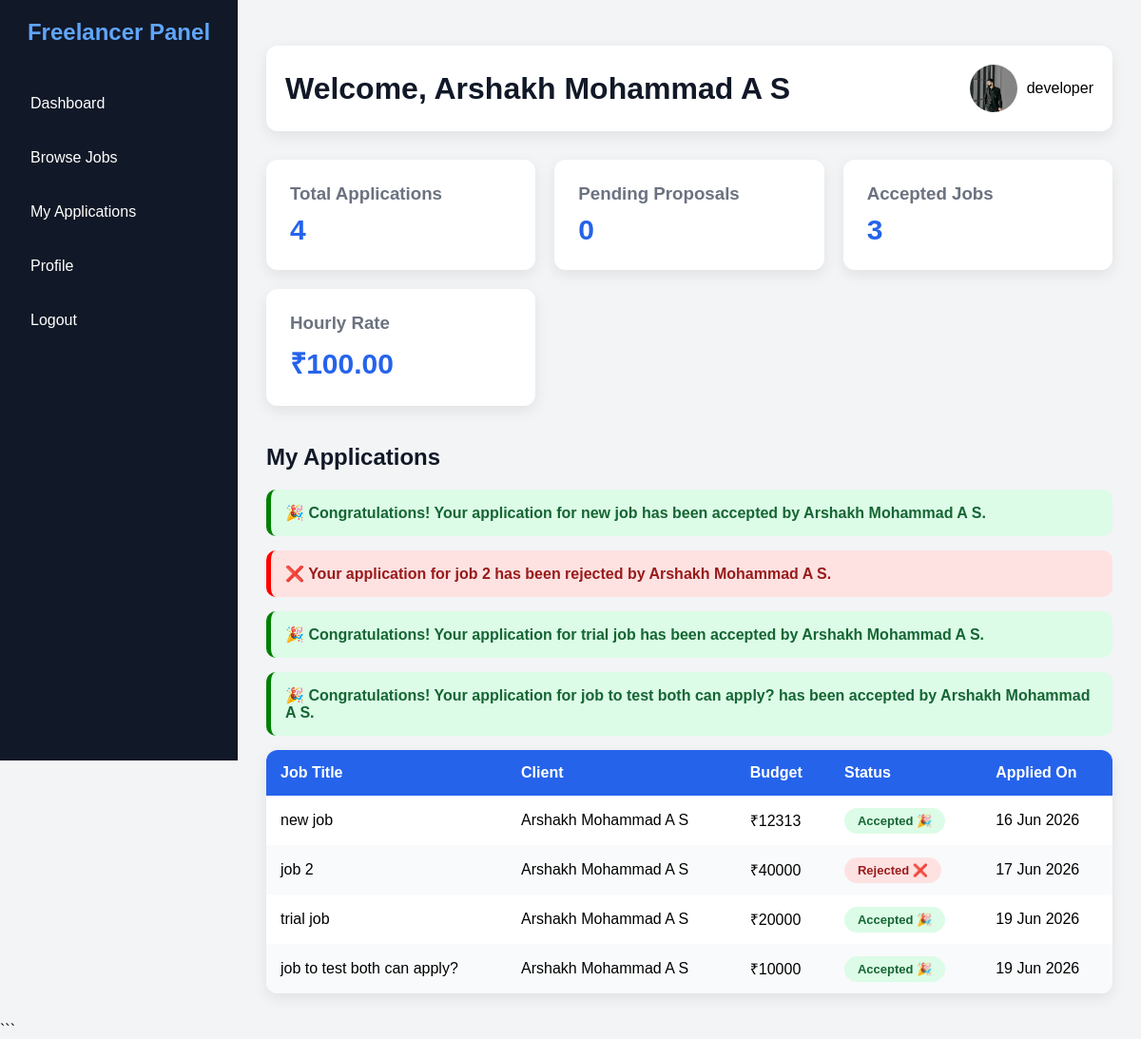
Page /freelancerdashboard/ (signed in) on the committed database.
### app/models.py (models this page shows, shortened)
class Freelancer(models.Model):
    full_name = models.CharField(max_length=200)
    email = models.EmailField(unique=True)
    phone = models.CharField(max_length=20, blank=True, null=True)
    skills = models.CharField(max_length=300)
    location = models.CharField(max_length=200)
    title = models.CharField(max_length=200)
    bio = models.TextField(blank=True, null=True)
    rate = models.DecimalField(max_digits=10, decimal_places=2,default=0)
    is_blocked = models.BooleanField(default=False)
    warning_message = models.TextField(blank=True, null=True)
    profile_image = models.ImageField(
        upload_to='freelancer_profiles/',
        blank=True,
        null=True
    )
    password = models.CharField(max_length=255)
    created_at = models.DateTimeField(auto_now_add=True)
    updated_at = models.DateTimeField(auto_now=True)

class Application(models.Model):
    job = models.ForeignKey(Job, on_delete=models.CASCADE)
    freelancer = models.ForeignKey(Freelancer, on_delete=models.CASCADE)
    cover_letter = models.TextField(blank=True)
    status = models.CharField(
        max_length=20,
        choices=[
            ("pending", "Pending"),
            ("accepted", "Accepted"),
            ("rejected", "Rejected"),
        ],
        default="pending"
    )
    created_at = models.DateTimeField(auto_now_add=True)
    class Meta:
        unique_together = ("job", "freelancer")

class Job(models.Model):
    client = models.ForeignKey(Client,on_delete=models.CASCADE)
    title = models.CharField(max_length=200)
    description = models.TextField()
    budget = models.IntegerField()
    location = models.CharField(max_length=100)
    category = models.CharField(max_length=100)
    completion_requested = models.BooleanField(default=False)
    completed = models.BooleanField(default=False)
    created_at = models.DateTimeField(auto_now_add=True)

class Client(models.Model):
    full_name = models.CharField(max_length=200)
    phone = models.CharField(max_length=20)
    email = models.EmailField(unique=True)
    password = models.CharField(max_length=255)
    location = models.CharField(max_length=200)
    client_type = models.CharField(max_length=100)
    services = models.TextField()
    contact_method = models.CharField(max_length=50)
    is_blocked = models.BooleanField(default=False)
    warning_message = models.TextField(blank=True, null=True)

### app/views.py (the view)
# urls.py: path('freelancerdashboard/',views.freelancer_dashboard,name='freelancer_dashboard'),
def freelancer_dashboard(request):
    freelancer_id = request.session.get("freelancer_id")
    if not freelancer_id:
        return redirect("freelancer_login")
    freelancer = Freelancer.objects.get(id=freelancer_id)
    applications = Application.objects.filter(
        freelancer=freelancer
    ).select_related(
        "job",
        "job__client"
    )
    total_applications = applications.count()
    pending_proposals = applications.filter(
        status="pending"
    ).count()
    accepted_jobs = applications.filter(
        status="accepted"
    ).count()
    context = {
    "freelancer": freelancer,
    "applications": applications,
    "total_projects": applications.count(),
    "pending_proposals": applications.filter(status="pending").count(),
    "completed_jobs": applications.filter(status="accepted").count(),
    }
    return render(
        request,
        "freelancerdashboard.html",
        context
    )

### app/templates/freelancerdashboard.html (shortened to what this page needs)
<!DOCTYPE html>
<html lang="en">
<head>
</head>
<body>
<div class="sidebar">
    <h2>Freelancer Panel</h2>
    <ul>
        <li><a href="#">Dashboard</a></li>
        <li>
            <a href="{% url 'job_list' %}">
                Browse Jobs
            </a>
        </li>
        <li>
            <a href="{% url 'my_applications' %}">
                My Applications
            </a>
        </li>
        <li>
            <a href="{% url 'profile' freelancer.id %}">
                Profile
            </a>
        </li>
        <li>
            <a href="{% url 'freelancer_logout' %}">
                Logout
            </a>
        </li>
    </ul>
</div>
<div class="main-content">
    <div class="topbar">
        <h1>
            Welcome, {{ freelancer.full_name }}
        </h1>
        <div class="profile-box">
            {% if freelancer.profile_image %}
            <img src="{{ freelancer.profile_image.url }}">
            {% else %}
            <img src="https://via.placeholder.com/50">
            {% endif %}
            <span>{{ freelancer.title }}</span>
        </div>
    </div>
    <div class="cards">
        <div class="card">
            <h3>Total Applications</h3>
            <p>{{ total_projects }}</p>
        </div>
        <div class="card">
            <h3>Pending Proposals</h3>
            <p>{{ pending_proposals }}</p>
        </div>
        <div class="card">
            <h3>Accepted Jobs</h3>
            <p>{{ completed_jobs }}</p>
        </div>
        <div class="card">
            <h3>Hourly Rate</h3>
            <p>₹{{ freelancer.rate }}</p>
        </div>
    </div>
<div class="projects-section">
    <h2>My Applications</h2>
    {% for app in applications %}
        {% if app.status == "accepted" %}
        <div style="
            background:#dcfce7;
            color:#166534;
            padding:15px;
            border-radius:10px;
            margin-bottom:15px;
            font-weight:bold;
            border-left:5px solid green;
        ">
            🎉 Congratulations! Your application for
            <strong>{{ app.job.title }}</strong>
            has been accepted by
            <strong>{{ app.job.client.full_name }}</strong>.
        </div>
        {% elif app.status == "rejected" %}
        <div style="
            background:#fee2e2;
            color:#991b1b;
            padding:15px;
            border-radius:10px;
            margin-bottom:15px;
            font-weight:bold;
            border-left:5px solid red;
        ">
            ❌ Your application for
            <strong>{{ app.job.title }}</strong>
            has been rejected by
            <strong>{{ app.job.client.full_name }}</strong>.
        </div>
        {% endif %}
    {% endfor %}
    <table>
        <thead>
            <tr>
                <th>Job Title</th>
                <th>Client</th>
                <th>Budget</th>
                <th>Status</th>
                <th>Applied On</th>
            </tr>
        </thead>
        <tbody>
            {% for app in applications %}
            <tr>
                <td>{{ app.job.title }}</td>
                <td>{{ app.job.client.full_name }}</td>
                <td>₹{{ app.job.budget }}</td>
                <td>
                    {% if app.status == "accepted" %}
                    <span class="status active">
                        Accepted 🎉
                    </span>
                    {% elif app.status == "rejected" %}
                    <span class="status rejected">
                        Rejected ❌
                    </span>
                    {% else %}
                    <span class="status pending">
                        Pending ⏳
                    </span>
                    {% endif %}
                </td>
                <td>
                    {{ app.created_at|date:"d M Y" }}
                </td>
            </tr>
            {% empty %}
            <tr>
                <td colspan="5" class="empty-row">
                    No applications submitted yet.
                </td>
            </tr>
            {% endfor %}
        </tbody>
    </table>
</div>
    </div>
```
</body>
</html>

### app/templates/freelancerdashboard.html (style rules this page uses)
* { margin:0; padding:0; box-sizing:border-box; font-family:Arial, Helvetica, sans-serif; }
body { background:#f3f4f6; }
.sidebar { width:250px; height:100vh; background:#111827; position:fixed; left:0; top:0; padding:20px; color:white; }
.sidebar h2 { text-align:center; margin-bottom:40px; color:#60a5fa; }
.sidebar ul { list-style:none; }
.sidebar ul li { margin:15px 0; }
.sidebar ul li a { display:block; text-decoration:none; color:white; padding:12px; border-radius:8px; transition:.3s; }
.main-content { margin-left:250px; padding:30px; }
.topbar { background:white; padding:20px; border-radius:12px; display:flex; justify-content:space-between; align-items:center; box-shadow:0 5px 15px rgba(0,0,0,.08); }
.topbar h1 { color:#111827; }
.profile-box { display:flex; align-items:center; gap:10px; }
.profile-box img { width:50px; height:50px; border-radius:50%; object-fit:cover; }
.cards { display:grid; grid-template-columns:repeat(auto-fit,minmax(220px,1fr)); gap:20px; margin-top:30px; }
.card { background:white; padding:25px; border-radius:12px; box-shadow:0 5px 15px rgba(0,0,0,.08); transition:.3s; }
.card h3 { color:#6b7280; margin-bottom:10px; }
.card p { font-size:30px; font-weight:bold; color:#2563eb; }
.projects-section { margin-top:40px; }
.projects-section h2 { margin-bottom:20px; color:#111827; }
table { width:100%; border-collapse:collapse; background:white; border-radius:12px; overflow:hidden; box-shadow:0 5px 15px rgba(0,0,0,.08); }
table th, table td { padding:15px; text-align:left; }
table th { background:#2563eb; color:white; }
table tr:nth-child(even) { background:#f9fafb; }
.status { padding:6px 14px; border-radius:20px; font-size:13px; font-weight:bold; }
.active { background:#dcfce7; color:#166534; }
.rejected { background:#fee2e2; color:#991b1b; }

### rows in the picture
Freelancer: full_name "Arshakh Mohammad A S", profile_image (picture), title "developer", rate "100.00"
Application: job "new job", job.client.full_name "Arshakh Mohammad A S", job.budget "12313", status "Accepted 🎉", created_at "16 Jun 2026"
Application: job "job 2", job.client.full_name "Arshakh Mohammad A S", job.budget "40000", status "Rejected ❌", created_at "17 Jun 2026"
Application: job "trial job", job.client.full_name "Arshakh Mohammad A S", job.budget "20000", status "Accepted 🎉", created_at "19 Jun 2026"
Application: job "job to test both can apply?", job.client.full_name "Arshakh Mohammad A S", job.budget "10000", status "Accepted 🎉", created_at "19 Jun 2026"

### other values in the picture
{{ total_projects }} "4"
{{ pending_proposals }} "0"
{{ completed_jobs }} "3"
